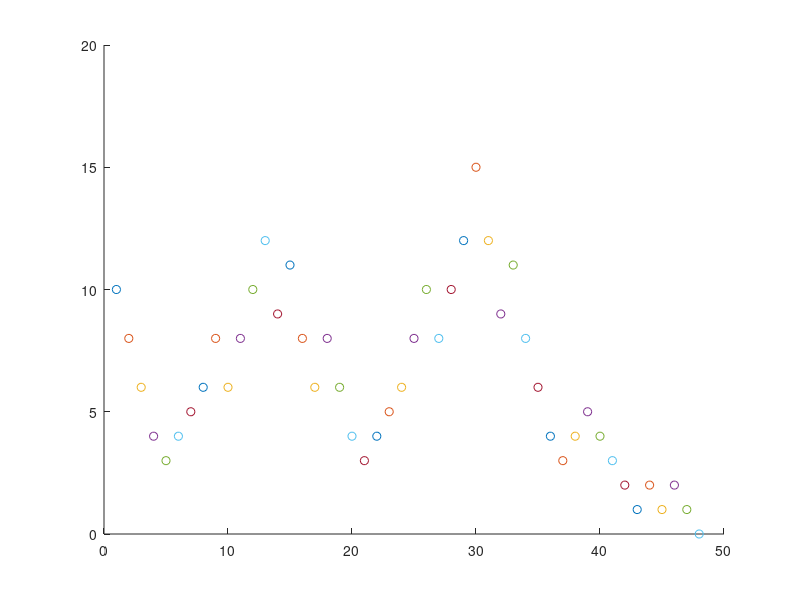

The MATLAB script that drew this image:

f = figure();
points=[];
points(1)=10;
step=1;
scatter(step,points(1),'b+');
hold on
while step <1000 & points(step)>0
    if randi(2)==1
        %win
        points(step+1) = ceil(points(step)/5) + points(step);
    else
        points(step+1) = points(step) - ceil(points(step)/5);
    end
    step = step+1;
    scatter(step,points(step),'b+');
end
